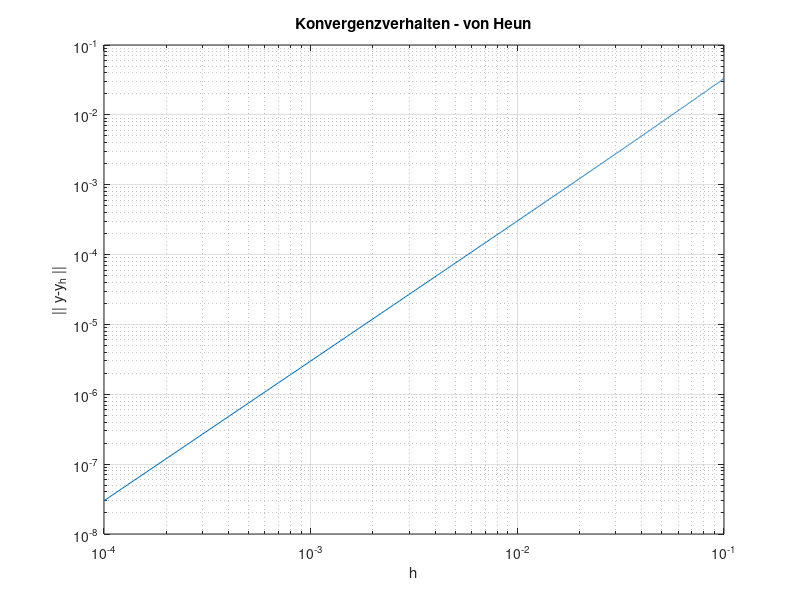

MATLAB code to generate this figure:
%% HU3 Aufgabe H2 a) Verfahren von Heun - Konvergenztest

clearvars
hmax = 0.1;                 % maximale Zeitschrittweite
hmin = 0.0001;              % minimale Zeitschrittweite
hh = flip(hmin:hmin:hmax);  % Zeitschwrittgrößen von hmax bis hmin

cc = 0;                     % norm fehlervektor initialisieren

% Problemdefinition
f = @(t,y) [y(2); -pi^2*y(1)]; y0=[1; 0];
yex = @(t) [cos(pi*t); -pi*sin(pi*t)];
%yy = y0; y=y0;

% Iteration über kleiner werdendes h
for h = hh(2:end)
    
    T = 1;          % Endzeit
    tt = 0:h:T;     % Zeitgitter
    y0=[1; 0];      % Reset der Startwerte/ Vektoren
    yy = y0; y=y0;
    
    % num. Approximation mit Heun
    for t=tt(2:end)
        y = y + h*(f(t,y)/2+(f(t+h,y+h*f(t,y)))/2); % Verfahren von Heun (explizite Trapezmethode)
        yy = [yy,y];
    end
    % exakte Lösung ausgewertet am Zeitgitter
    yyex=yex(tt);
    % norm. Fehler der num. Approximation
    c = norm((yyex(1,:)-yy(1,:)),'Inf');
    cc = [cc,c];
end

% Konvergenz plot
loglog(hh,cc)
title('Konvergenzverhalten - von Heun')
xlabel('h')
ylabel('|| y-y_h ||')
grid on
